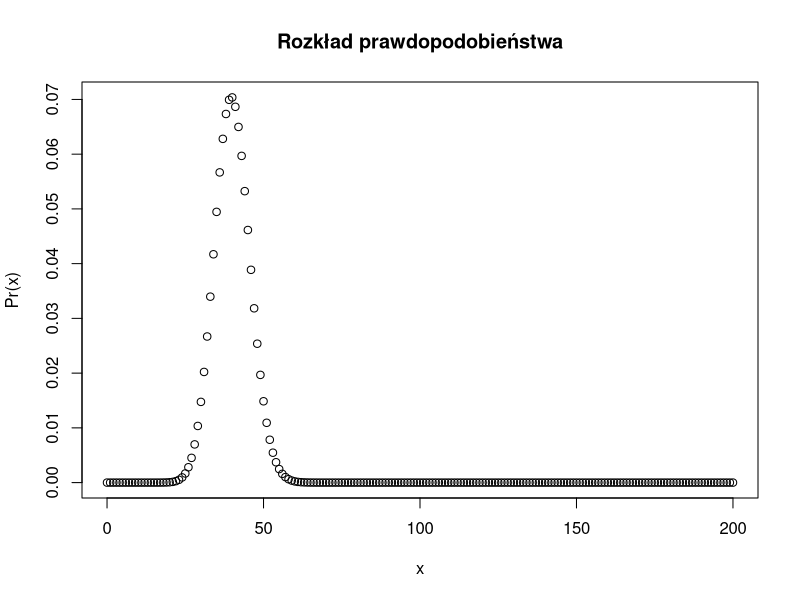
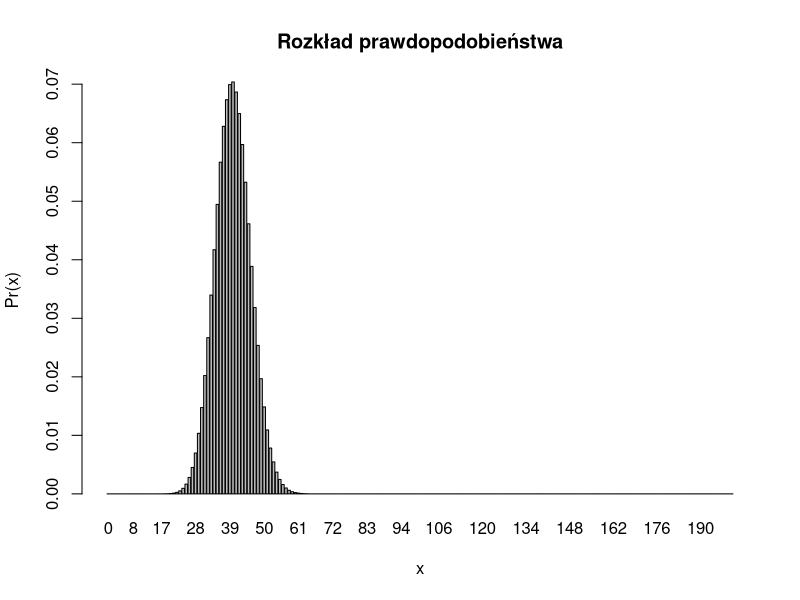
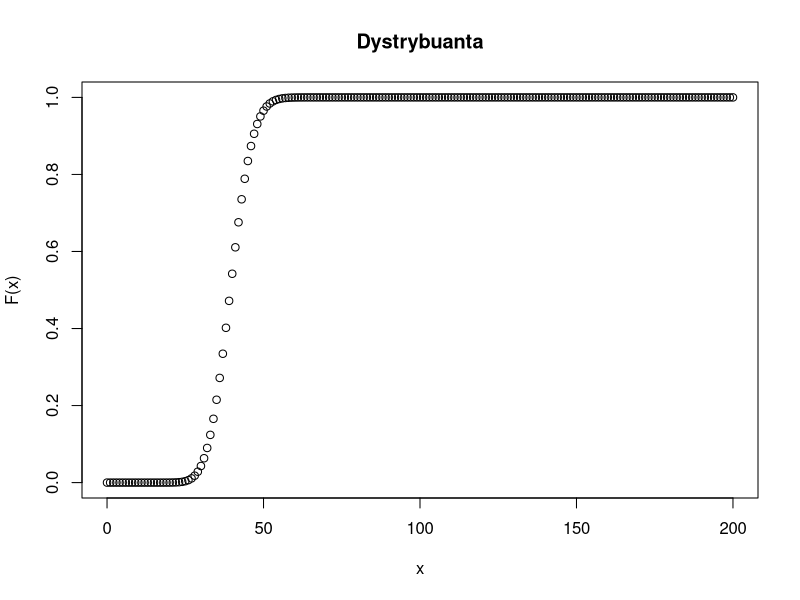
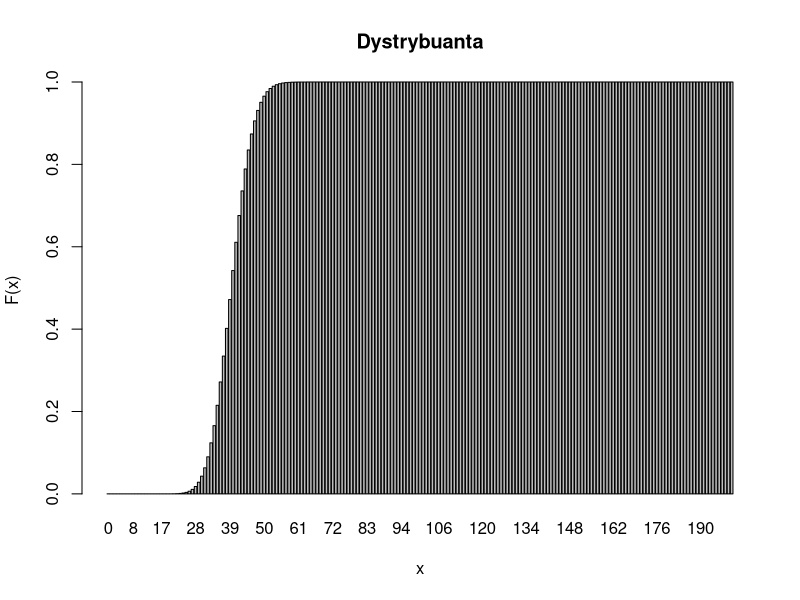
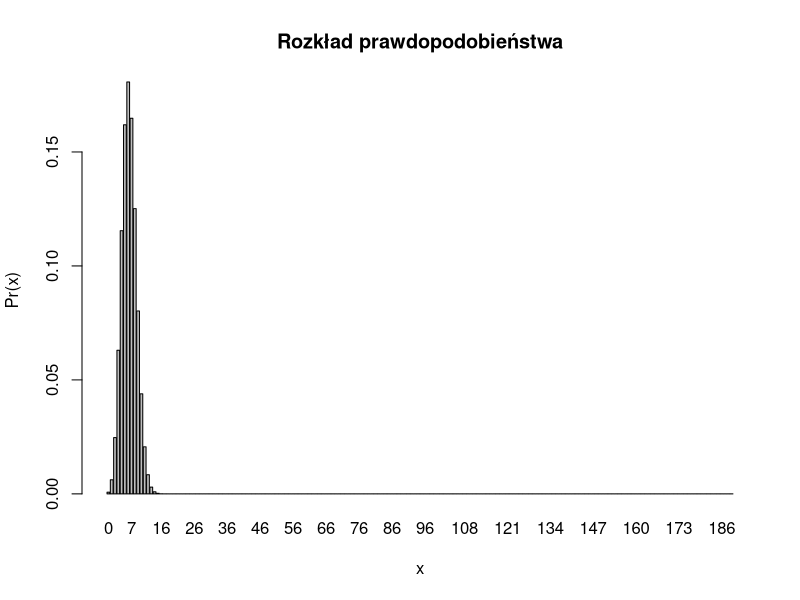
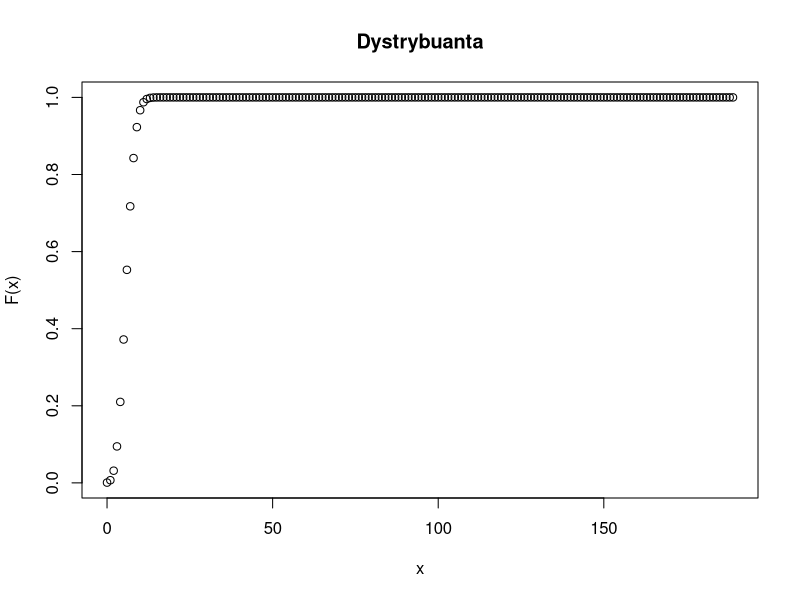
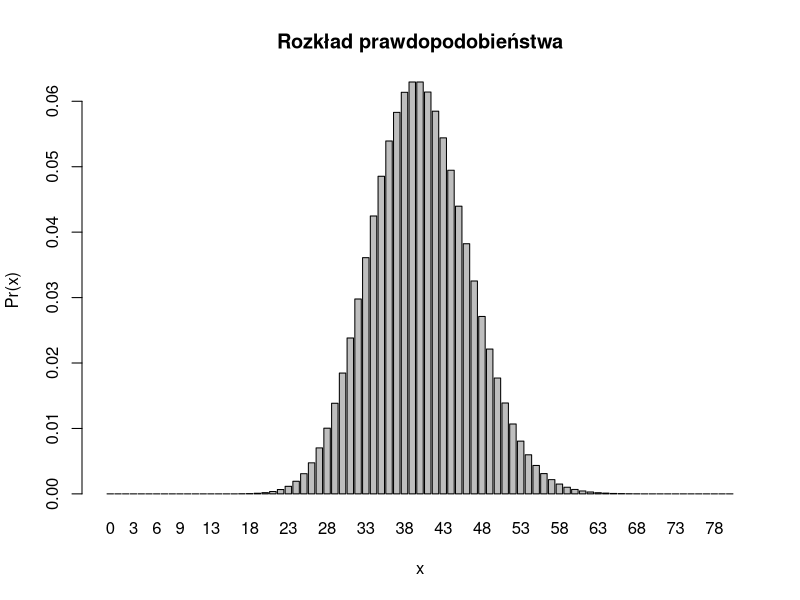
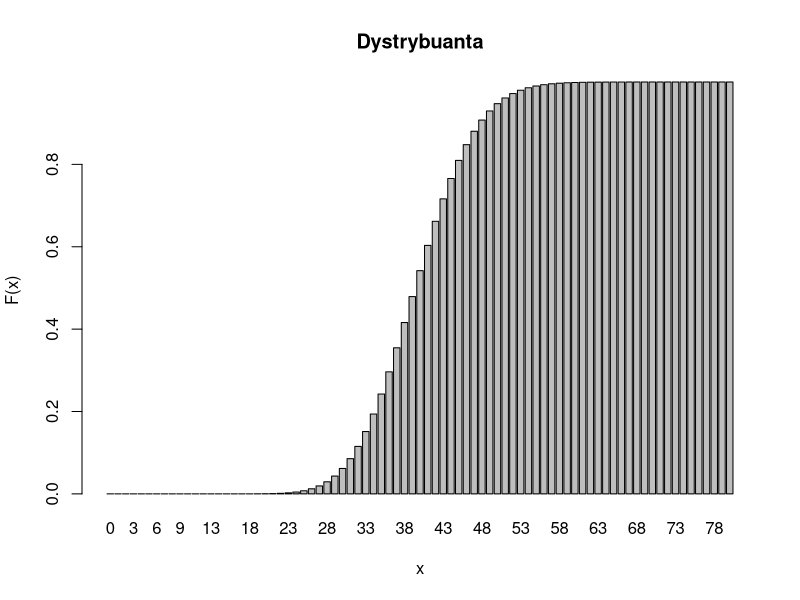

Recreate these plots in R, in order. (Note: this script raises an error after producing the figures.)
## ---- chunk 1
k=80
n=200
p=0.2
x=80:200
#1_sposób
sum(dbinom(x=x,size=n, prob=p)) 
#2sposób
1-pbinom(q=79, size=n, prob=p)
#3sposób
pbinom(q=79,size=n, prob=p, lower.tail =FALSE)
#wynik [1] 7.378461e-11
## ---- chunk 2
k=80
n=200
p=0.2
dbinom(x=40, size=n,prob=p) 
#wynik [1] 0.0703696
## ---- chunk 3
#1_sposób___korzystamy z tego samego sposobu co a punkcie a
1-pbinom(q=39, size=n, prob=p)
#2sposób
pbinom(q=39,size=n, prob=p, lower.tail =FALSE)
#wynik [1] 0.52819
## ---- chunk 4
#tworzymy wekrot liczb parzystych
x= seq(from=0, to=80, by=2)
x
sum(dbinom(x=x,size=n, prob=p))+ (1-pbinom(q=79, size=n, prob=p))
#wynik [1] 0.5
## ---- chunk 5
#1_sposób
pbinom(q=50, size=n, prob=p) - pbinom(q=19, size=n, prob=p)
#2_sposoób
sum(dbinom(x=20:50, size=n, prob=p))
#wynik [1] 0.9654582
## ---- chunk 6
EX = p*n
EX
#wynik [1] 40

#wariancja
D2X = n*p*(1-p)
D2X
#wynik [1] 32
## ---- chunk 7
Me = (n + 1)/2.
Me
#wynik [1] 100.5
## ---- chunk 8
x = rbinom(n=100,size= n, prob = p)
x1 = x[x>50]
length(x1)
## ---- chunk 9
k = 0:200
#wersja punktowa___lista_1(a)_roklad_prawdop
plot(k, dbinom(x=k, size=n, prob=p),
     xlab="x", ylab="Pr(x)", main="Rozkład prawdopodobieństwa")


# wersja paskowa___lista_1(b)_roklad_prawdop
barplot(names.arg=k, dbinom(x=k, size=n, prob=p),
        xlab="x", ylab="Pr(x)",main="Rozkład prawdopodobieństwa")

#wykres dystrybuanty
k = 0:200
# wersja punktowa___lista_1(c)_dystrybuanta
plot(k, pbinom(q=k, size=n, prob=p),
     xlab="x", ylab="F(x)", main="Dystrybuanta")
# wersja paskowa___lista_1(d)_dystrybuanta
barplot(names.arg=k, pbinom(q=k, size=n, prob=p),
        xlab="x", ylab="F(x)", main="Dystrybuanta")
## ---- chunk 10
x = #liczba serwerów (spośród wylosowanych 30), na których są adekwatne środowisko 
N = 900
n = 30
b = 189
c = 711
dhyper(x=10,m = b,n = c,k = n) 
#phyper = birze pod uwage sume od 1 do 10, a dhyper bierze dokladnie 10
#wynik [1] 0.04389704
## ---- chunk 11
#1sposób
1 - phyper(q=9, m = b, n = c,k = n)
#2sposób
phyper(q=9,m = b, n = c,k = n, lower.tail =FALSE)
## ---- chunk 12
# 0<x<5 oraz 15<x<20
phyper(q=5, m = b, n = c,k = n) + (phyper(q=20, m = b, n = c,k = n)- phyper(q=14, m = b, n = c,k = n))
#wynik [1] 0.3723132
## ---- chunk 13
#1sposób
phyper(q=5, m = c, n = b,k = n) + (phyper(q=20, m = c, n = b,k = n)- phyper(q=14, m = c, n = b,k = n))

#2sposób

#10 < x < 15 oraz x >25

#nieadekwatne       0,1,2,3,4,5          15,16,17,18,19,20

#adekwatne      30,29,28,27,26,25       15,14,13,12,11,10

# x >= 25                   10 <= x <= 15

1 - phyper(q=24, m = b, n = c,k = n) + (phyper(q=15, m = b, n = c,k = n)- phyper(q=9, m = b, n = c,k = n))
## ---- chunk 14
x = rhyper(nn=50, m = b,n = c, k = n)
x
y=x[x=b]
y

## ---- chunk 15
#wartosc oczekiwana 
EX = p*b
EX
#wynik [1] 37.8

#dystrybuanta 
k = 0:189
# wersja paskowa roklad_prawdop
barplot(names.arg=k, dhyper(x=k, m = b,n = c, k = n, log = FALSE),
        xlab="x", ylab="Pr(x)",main="Rozkład prawdopodobieństwa")
# wersja punktowa___lista_1(c)_dystrybuanta
plot(k, phyper(q=k, m = b,n = c, k = n),
     xlab="x", ylab="F(x)", main="Dystrybuanta")
## ---- chunk 16
dpois(x=80, lambda= 0.2 *200)
## ---- chunk 17
dpois(x=40, lambda = 0.2 * 200)
## ---- chunk 18
ppois(q=40, lambda = 0.2 * 200)
## ---- chunk 19
q = seq(from=0,to=80,by=2)
sum(dpois(x=q, lambda = 0.2*200))+sum(dpois(x=81:200, lambda = 0.2*200))
## ---- chunk 20
1-ppois(q=79,lambda = 0.8*200) - sum(dpois(x=30:60, lambda = 0.8*200))
## ---- chunk 21
Ex = 200*0.2
Ex
Dx2 = 200*0.2*(1-0.2)
Dx2
## ---- chunk 22
median(0:40)
## ---- chunk 23
1 - ppois(q=49, lambda = 0.2*200)
## ---- chunk 24
k = 0:80
barplot(names.arg = k, dpois(x=k, lambda = 0.2*200),
  xlab = "x", ylab = "Pr(x)",
  main = "Rozkład prawdopodobieństwa")
barplot(names.arg=k,ppois(q=k, lambda = 200* 0.2),
  xlab = "x", ylab = "F(x)", main= "Dystrybuanta")
## ---- chunk 25
a = 2
b = 18
punif(q=11, min=a, max=b)
## ---- chunk 26
punif(q=11, min=a, max=b) - punif(q=9, min=a, max=b)
## ---- chunk 27
punif(q=15, min=a, max=b, lower.tail = FALSE)
## ---- chunk 28
punif(q=14, min=a, max=b, lower.tail = FALSE)
## ---- chunk 29
qunif(p=0.7, min=a, max=b)
## ---- chunk 30
#wartosc oczekiwana
EX = (a+b)/2
EX
#wariancja
DX = (b-a)^2/12
DX
## ---- chunk 31
x = 0:20
plot(x, dunif(x=x, min=a, max=b), type = "l",
  xlab="x", ylab="Pr(x)",
  main="Funkcja gęstości prawdopodobieństwa")
plot(x, punif(q=x, min=a, max=b), type = "l",
  xlab="x", ylab="f(x)",
  main="Dystrybuanta")
## ---- chunk 32
x = seq(from = 4, to= 20,by = 0.1)
plot(x, dnorm(x=x, mean = 12,sd = 4), type = 'l')
## ---- chunk 33
pnorm(q = 8, mean = 12,sd = 4)
## ---- chunk 34
pnorm(q=16,mean = 12,sd=4) - pnorm(q=14,mean = 12,sd=4)
## ---- chunk 35
pnorm(q=15, mean = 12, sd=4, lower.tail = FALSE)
## ---- chunk 36
{r}
pnorm(q=14,mean = 12,sd=4, lower.tail = FALSE)
## ---- chunk 37
#pnorm(q=m+sigma, mean=m, sd=sigma) - pnorm(q=m-sigma, mean=m, sd=sigma)
pnorm(q=12+4, mean = 12, sd=4) - pnorm(q=12-4, mean=12, sd=4)
## ---- chunk 38
pnorm(q=12+(2*4), mean = 12, sd=4) - pnorm(q=12-(2*4), mean=12, sd=4)
## ---- chunk 39
qnorm(p=0.2, mean=12, sd=4)
## ---- chunk 40
#wartość oczekiwana
m= 12
sd = 4
EX = m
EX
#wariancja
DDX= sd^2
DDX
## ---- chunk 41
x = seq(from = 4, to= 20,by = 0.1)
plot(x, dnorm(x=14,mean = 12,sd=4), type = "l",
  xlab="x", ylab="Pr(x)",
  main="Funkcja gęstości prawdopodobieństwa")
plot(x, pnorm(q=14,mean = 12,sd=4), type = "l",
  xlab="x", ylab="f(x)",
  main="Dystrybuanta")
